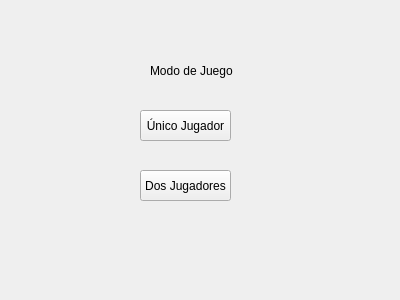
<?xml version="1.0" encoding="UTF-8"?>
<ui version="4.0">
 <class>ModoJuego</class>
 <widget class="QWidget" name="ModoJuego">
  <property name="geometry">
   <rect>
    <x>0</x>
    <y>0</y>
    <width>400</width>
    <height>300</height>
   </rect>
  </property>
  <property name="windowTitle">
   <string>Form</string>
  </property>
  <widget class="QLabel" name="label">
   <property name="geometry">
    <rect>
     <x>150</x>
     <y>60</y>
     <width>101</width>
     <height>21</height>
    </rect>
   </property>
   <property name="text">
    <string>Modo de Juego</string>
   </property>
  </widget>
  <widget class="QPushButton" name="OneGamerButton">
   <property name="geometry">
    <rect>
     <x>140</x>
     <y>110</y>
     <width>91</width>
     <height>31</height>
    </rect>
   </property>
   <property name="text">
    <string>Único Jugador</string>
   </property>
  </widget>
  <widget class="QPushButton" name="OneGamerButton_2">
   <property name="geometry">
    <rect>
     <x>140</x>
     <y>170</y>
     <width>91</width>
     <height>31</height>
    </rect>
   </property>
   <property name="text">
    <string>Dos Jugadores</string>
   </property>
  </widget>
 </widget>
 <resources/>
 <connections/>
</ui>
